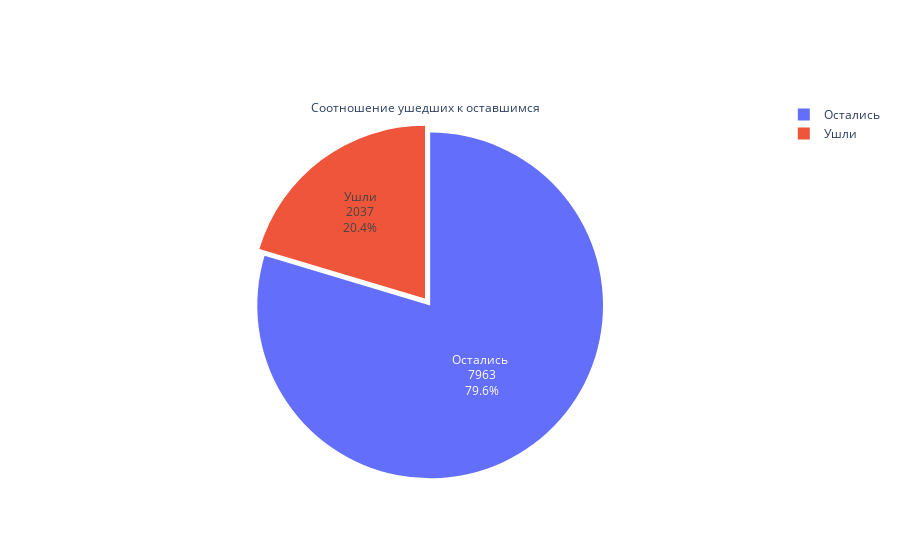

Notebook code cell kept with this figure:
### Code cell
fig = go.Figure(go.Pie(
    labels=['Остались ' ,'Ушли'],
    values = data['Churn'].value_counts().to_list(), title='Соотношение ушедших к оставшимся'))
fig.update_traces(textposition='inside', textinfo='percent+value+label', pull=[0.05,0])
fig.show()

### Figure 1 — Plotly figure (JSON) as saved in the notebook; plotly's stock layout.template omitted (floating-point values rounded to 4 significant figures)
{"data": [{"labels": ["Остались ", "Ушли"], "pull": [0.05, 0], "textinfo": "percent+value+label", "textposition": "inside", "title": {"text": "Соотношение ушедших к оставшимся"}, "type": "pie", "values": [7963, 2037]}], "layout": {}}
